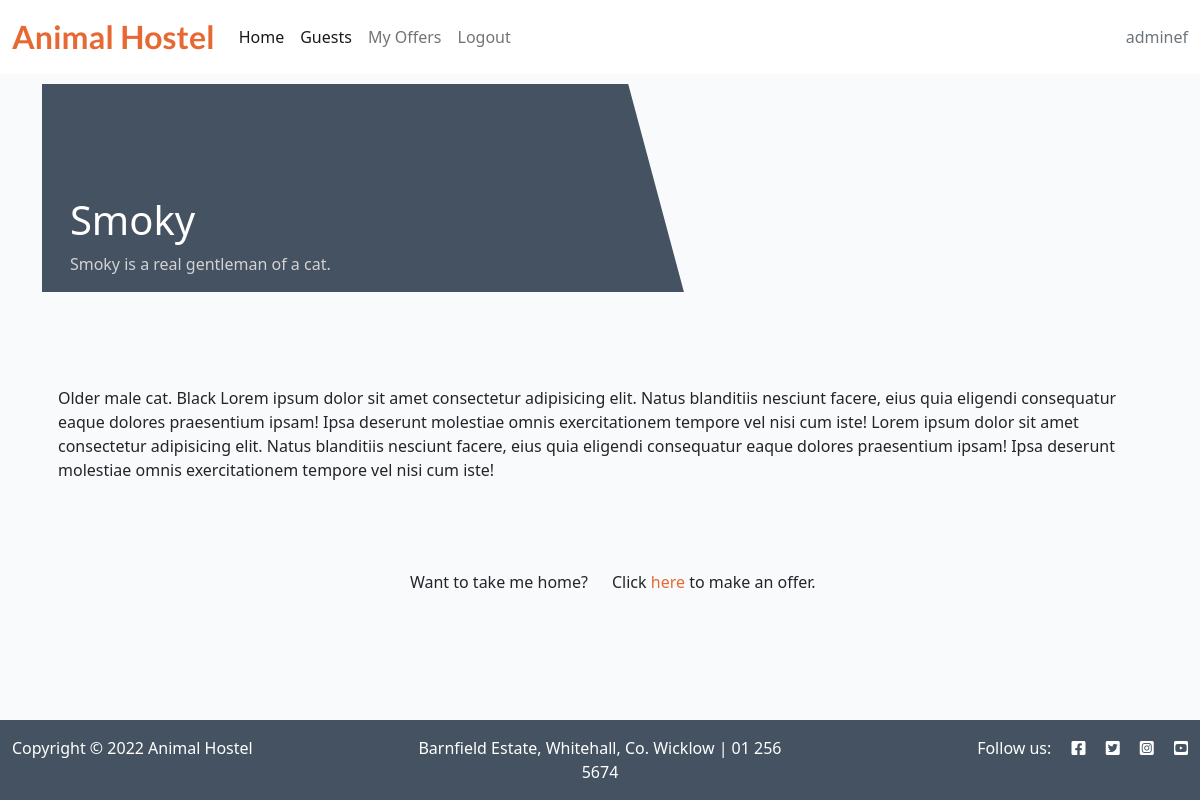
The app's page /guest_detail/smoky/ (signed in) with its own data.
### home_animals/models.py (models this page shows, shortened)
class Animal(models.Model):
    name = models.CharField(max_length=200, unique=True)
    slug = models.SlugField(max_length=200, unique=True)
    type = models.ForeignKey(AnimalType, on_delete=models.CASCADE,
                             related_name="home_animals_animals")
    description = models.TextField()
    image = CloudinaryField('image', default='placeholder')
    slogan = models.TextField(blank=True)
    class Meta:
        ordering = ['name']

### home_animals/views.py (the view)
# urls.py: path('guest_detail/<slug:slug>/', views.GuestDetail.as_view(), name='guest_detail'),
class GuestDetail(View):
    def get(self, request, slug, *args, **kwargs):
        queryset = Animal.objects
        guest = get_object_or_404(queryset, slug=slug)
        return render(
            request,
            "guest_detail.html",
            {
                "guest": guest,
            }
        )

### templates/guest_detail.html (shortened to what this page needs)
{% extends 'base.html' %} {% block content %}
<div class="masthead">
    <div class="container">
        <div class="row g-0">
            <div class="col-md-6 masthead-text">
                <h1 class="guest-name">{{ guest.name }} </h1>
                <p class="guest-slogan"> {{ guest.slogan }} </p>
            </div>
            <div class="col-md-6 masthead-image">
            </div>
        </div>
    </div>
</div>
<div class="container">
    <div class="row">
        <div class="col card mb-4  mt-3 left  top">
            <div class="card-body">
                <p class="card-text ">
                    {{ guest.description | safe }}
                </p>
            </div>
        </div>
    </div>
</div>
<div class="row text-center mt-5 mb-5">
    <div class="col-12 col-sm-6 text-sm-end">
        <scan class="text-sm-right">Want to take me home?</scan>
    </div>
    <div class="col-12 col-sm-6 text-sm-start">
        <scan>Click
            {% if user.is_authenticated %}
            <a class="link" href="#">here</a> to make an offer.
            {% else %}
            <a class="link" href="accounts/signup">here</a> to register.
            {% endif %}
        </scan>
    </div>
</div>
{% endblock content %}

### templates/base.html (shortened to what this page needs)
{% load static %}
<!DOCTYPE html>
<html class="h-100">
<head>
    <link rel="stylesheet" href="https://cdnjs.cloudflare.com/ajax/libs/font-awesome/5.15.3/css/all.min.css">
    <link href="https://cdn.jsdelivr.net/npm/bootstrap@5.0.1/dist/css/bootstrap.min.css" rel="stylesheet"
>
    <link rel="stylesheet" href="{% static 'css/style.css' %}">
</head>
<body class="d-flex flex-column h-100 main-bg">
    <nav class="navbar navbar-expand-lg navbar-light bg-white">
        <div class="container-fluid">
            <a class="navbar-brand" href="{% url 'home' %}"><span class="brand orange-font">Animal Hostel</span></a>
            <div class="collapse navbar-collapse" id="navbarText">
                <ul class="navbar-nav me-auto mb-2 mb-lg-0">
                    <li class="nav-item">
                        <a class="nav-link active" aria-current="page" href="{% url 'home' %}">Home</a>
                    </li>
                    <li class="nav-item">
                        <a class="nav-link active" aria-current="page" href="#guests">Guests</a>
                    </li>
                    {% if user.is_authenticated %}
                    <li class="nav-item">
                        <a class="nav-link" href="#">My Offers</a>
                    </li>
                    <li class="nav-item">
                        <a class="nav-link" href="{% url 'account_logout' %}">Logout</a>
                    </li>
                    {% endif %}
                </ul>
                {% if user.is_authenticated %}
                <span class="navbar-text text-muted">
                    {{ user.username }}
                </span>
                {% else %}
                <span class="navbar-text text-muted">
                    homes for our furry friends
                </span>
                {% endif %}
            </div>
        </div>
    </nav>
    <main class="flex-shrink-0 main-bg">
        {% block content %}{% endblock content %}
    </main>
    <footer class="footer mt-auto py-3 dark-bg">
        <div class="container-fluid">
            <div class="row">
                <div class="col-12 col-sm-4">
                    <span class="text-white">Copyright &copy; 2022 Animal Hostel</span>
                </div>
                <div class="col-12 col-sm-4 text-center">
                    <span class="text-white">Barnfield Estate, Whitehall, Co. Wicklow | 01 256 5674</span>
                </div>
                <div class="col-12 col-sm-4 social ">
                    <span class=" text-white">Follow us: <i class="fab fa-facebook-square ms-3"></i>
                        <i class="fab fa-twitter-square ms-3"></i>
                        <i class="fab fa-instagram-square ms-3"></i>
                        <i class="fab fa-youtube-square ms-3"></i></span>
                </div>
            </div>
        </div>
    </footer>
</body>
</html>

### static/css/style.css (style rules this page uses)
:root { --orange: #e66933; --dark-grey: #445261; --light-grey: #F9FAFC; --white: #fff; }
body { background-color: var(--light-grey); }
.brand { font-family: Lato, sans-serif; font-size: 2rem; font-weight: 700; color: var(--dark-grey); }
.orange-font { color: var(--orange); }
.social { text-align: right; }
.dark-bg { background-color: var(--dark-grey); }
.main-bg { background-color: var(--light-grey); }
.card { border: none; background-color: transparent; height: 80%; }
.card-body { height: 100%; }
.masthead { margin-top: 10px; overflow: hidden; position: relative; display: inline-block; height: 33vh; width: 100%; }
.masthead-text { background-color: #445261; color: white; position: relative; }
.masthead-image { position: relative; overflow: hidden; }
.masthead-image:after { content: ""; position: absolute; top: 0; right: 90%; height: 100%; width: 150%; background: #445261; -webkit-transform: skew(15deg); -moz-transform: skew(15deg); transform: skew(15deg); z-index: 100; }
.guest-name { margin-top: 20%; margin-left: 5%; }
.guest-slogan { margin-left: 5%; color: lightgray; }
.link { color: var(--orange); text-decoration: none; }

### records on screen
Animal: name "Smoky", slogan "Smoky is a real gentleman of a cat.", description "Older male cat. Black Lorem ipsum dolor sit amet consectetur adipisicing elit. Natus blanditiis nesciunt facere, eius quia eligendi consequatur eaque dolores praesentium ipsam! Ipsa deserunt molestiae omnis exercitationem tempore vel nisi cum iste! Lorem ipsum dolor sit amet consectetur adipisicing elit. Natus blanditiis nesciunt facere, eius quia eligendi consequatur eaque dolores praesentium ipsam! Ipsa deserunt molestiae omnis exercitationem tempore vel nisi cum iste!"

### other values on screen
{{ user.username }} "adminef"
